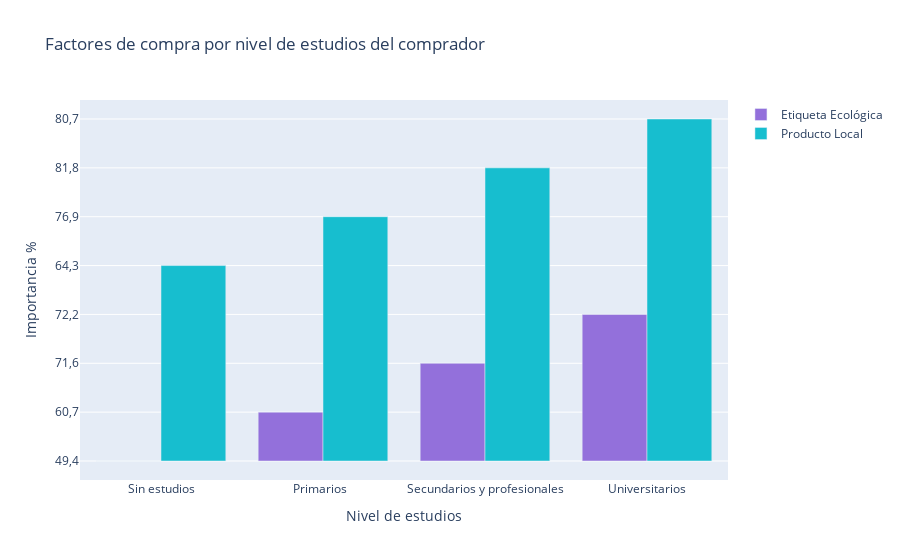

The notebook cell this image was saved under:
### Code cell
barra_eco4 = go.Bar(x=nivel["Nivel"], y=nivel["Etiqueta ecológica"], name='Etiqueta Ecológica', marker_color=colores[0])
barra_local4 = go.Bar(x=nivel["Nivel"], y=nivel["Producto local"], name='Producto Local', marker_color=colores[1])

layout = go.Layout(
    title='Factores de compra por nivel de estudios del comprador',
    xaxis=dict(title='Nivel de estudios'),
    yaxis=dict(title='Importancia %'),
    barmode='group'
)

fig = go.Figure(data=[barra_eco4, barra_local4], layout=layout)
fig.write_html("C:/Users/Ade/src/data/figuras/factores_estudios.html")
fig.show()

### Figure 1 — Plotly figure (JSON) as saved in the notebook; plotly's stock layout.template omitted (floating-point values rounded to 4 significant figures)
{"data": [{"marker": {"color": "mediumpurple"}, "name": "Etiqueta Ecológica", "type": "bar", "x": ["Sin estudios", "Primarios  ", "Secundarios y profesionales", "Universitarios"], "y": ["49,4", "60,7", "71,6", "72,2"]}, {"marker": {"color": "#17becf"}, "name": "Producto Local", "type": "bar", "x": ["Sin estudios", "Primarios  ", "Secundarios y profesionales", "Universitarios"], "y": ["64,3", "76,9", "81,8", "80,7"]}], "layout": {"barmode": "group", "title": {"text": "Factores de compra por nivel de estudios del comprador"}, "xaxis": {"title": {"text": "Nivel de estudios"}}, "yaxis": {"title": {"text": "Importancia %"}}}}
